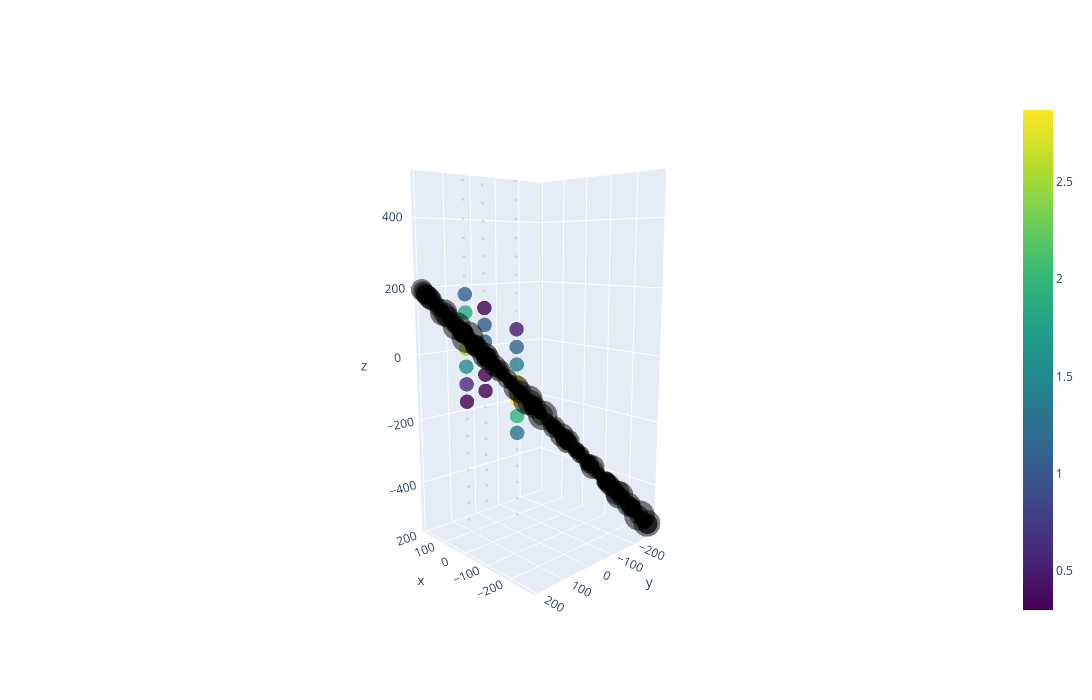
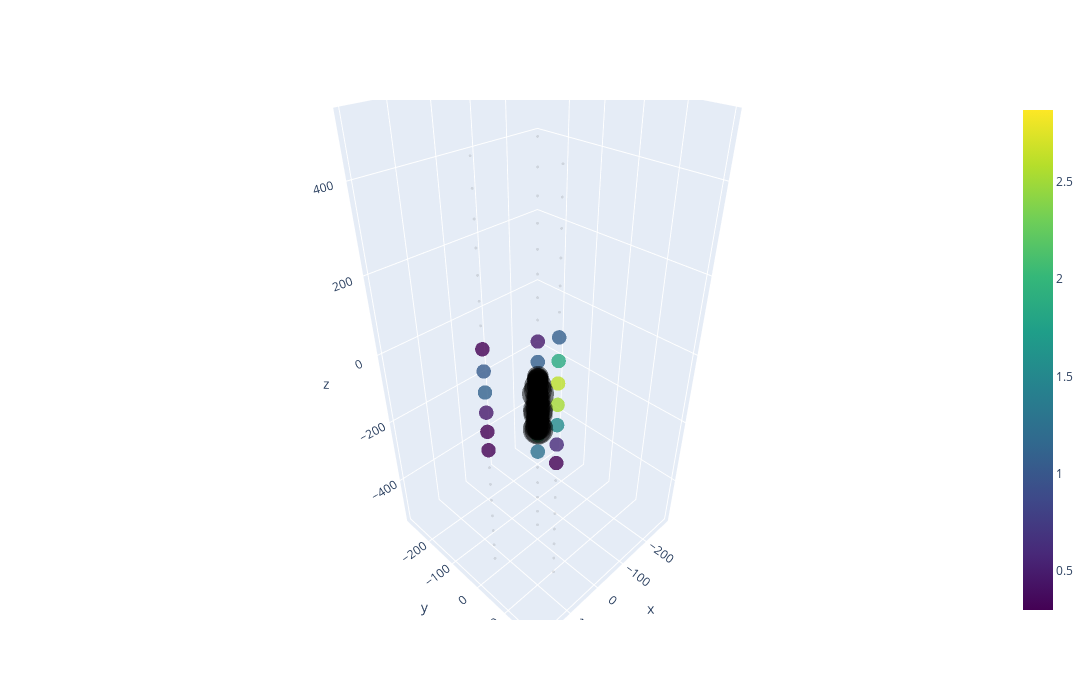

Notebook code for these charts, in order:
### Code cell
plot_event(det, hit_times_track, record=rec_track)

### Figure 1 — Plotly figure (JSON) as saved in the notebook; plotly's stock layout.template omitted (floating-point values rounded to 4 significant figures; data arrays with more than 128 entries replaced by an {"elided": "..."} marker saying what was removed)
{"data": [{"marker": {"color": [1.255, 1.964, 2.869, 2.781, 1.415, 1.079, 0.4771, 0.301, 0.301, 0.4771, 1.114, 1.041, 0.301, 0.301, 0.6021, 1.544, 2.524, 2.617, 1.863, 1.079], "colorscale": [[0, "#440154"], [0.1111, "#482878"], [0.2222, "#3e4989"], [0.3333, "#31688e"], [0.4444, "#26828e"], [0.5556, "#1f9e89"], [0.6667, "#35b779"], [0.7778, "#6ece58"], [0.8889, "#b5de2b"], [1, "#fde725"]], "opacity": 0.8, "showscale": true, "size": 5}, "mode": "markers", "type": "scatter3d", "x": [0, 0, 0, 0, 0, 0, 0, 150, 150, 150, 150, 150, 150, 75, 75, 75, 75, 75, 75, 75], "y": [0, 0, 0, 0, 0, 0, 0, 0, 0, 0, 0, 0, 0, 130, 130, 130, 130, 130, 130, 130], "z": [-236.8, -184.2, -131.6, -78.95, -26.32, 26.32, 78.95, -131.6, -78.95, -26.32, 26.32, 78.95, 131.6, -131.6, -78.95, -26.32, 26.32, 78.95, 131.6, 184.2]}, {"marker": {"color": "black", "colorscale": [[0, "#440154"], [0.1111, "#482878"], [0.2222, "#3e4989"], [0.3333, "#31688e"], [0.4444, "#26828e"], [0.5556, "#1f9e89"], [0.6667, "#35b779"], [0.7778, "#6ece58"], [0.8889, "#b5de2b"], [1, "#fde725"]], "opacity": 0.1, "size": 1}, "mode": "markers", "type": "scatter3d", "x": [0, 0, 0, 0, 0, 0, 0, 0, 0, 0, 0, 0, 0, 150, 150, 150, 150, 150, 150, 150, 150, 150, 150, 150, 150, 150, 150, 75, 75, 75, 75, 75, 75, 75, 75, 75, 75, 75, 75, 75], "y": [0, 0, 0, 0, 0, 0, 0, 0, 0, 0, 0, 0, 0, 0, 0, 0, 0, 0, 0, 0, 0, 0, 0, 0, 0, 0, 0, 130, 130, 130, 130, 130, 130, 130, 130, 130, 130, 130, 130, 130], "z": [-500, -447.4, -394.7, -342.1, -289.5, 131.6, 184.2, 236.8, 289.5, 342.1, 394.7, 447.4, 500, -500, -447.4, -394.7, -342.1, -289.5, -236.8, -184.2, 184.2, 236.8, 289.5, 342.1, 394.7, 447.4, 500, -500, -447.4, -394.7, -342.1, -289.5, -236.8, -184.2, 236.8, 289.5, 342.1, 394.7, 447.4, 500]}, {"marker": {"color": "black", "line": {"width": 0}, "opacity": 0.5, "size": {"elided": "341 float values"}}, "mode": "markers", "type": "scatter3d", "x": {"elided": "341 float values"}, "y": {"elided": "341 float values"}, "z": {"elided": "341 float values"}}], "layout": {"coloraxis": {"colorbar": {"title": {"text": "log10(det. photons)"}}, "showscale": true}, "height": 700, "scene": {"aspectmode": "auto", "aspectratio": {"x": 0.7762, "y": 0.7762, "z": 1.66}, "camera": {"center": {"x": 0, "y": 0, "z": 0}, "eye": {"x": -2.026, "y": 1.918, "z": 0.493}, "projection": {"type": "perspective"}, "up": {"x": 0, "y": 0, "z": 1}}}, "showlegend": false, "width": 1400}}

### Figure 2 — Plotly figure (JSON) as saved in the notebook; plotly's stock layout.template omitted (floating-point values rounded to 4 significant figures; data arrays with more than 128 entries replaced by an {"elided": "..."} marker saying what was removed)
{"data": [{"marker": {"color": [1.255, 1.964, 2.869, 2.781, 1.415, 1.079, 0.4771, 0.301, 0.301, 0.4771, 1.114, 1.041, 0.301, 0.301, 0.6021, 1.544, 2.524, 2.617, 1.863, 1.079], "colorscale": [[0, "#440154"], [0.1111, "#482878"], [0.2222, "#3e4989"], [0.3333, "#31688e"], [0.4444, "#26828e"], [0.5556, "#1f9e89"], [0.6667, "#35b779"], [0.7778, "#6ece58"], [0.8889, "#b5de2b"], [1, "#fde725"]], "opacity": 0.8, "showscale": true, "size": 5}, "mode": "markers", "type": "scatter3d", "x": [0, 0, 0, 0, 0, 0, 0, 150, 150, 150, 150, 150, 150, 75, 75, 75, 75, 75, 75, 75], "y": [0, 0, 0, 0, 0, 0, 0, 0, 0, 0, 0, 0, 0, 130, 130, 130, 130, 130, 130, 130], "z": [-236.8, -184.2, -131.6, -78.95, -26.32, 26.32, 78.95, -131.6, -78.95, -26.32, 26.32, 78.95, 131.6, -131.6, -78.95, -26.32, 26.32, 78.95, 131.6, 184.2]}, {"marker": {"color": "black", "colorscale": [[0, "#440154"], [0.1111, "#482878"], [0.2222, "#3e4989"], [0.3333, "#31688e"], [0.4444, "#26828e"], [0.5556, "#1f9e89"], [0.6667, "#35b779"], [0.7778, "#6ece58"], [0.8889, "#b5de2b"], [1, "#fde725"]], "opacity": 0.1, "size": 1}, "mode": "markers", "type": "scatter3d", "x": [0, 0, 0, 0, 0, 0, 0, 0, 0, 0, 0, 0, 0, 150, 150, 150, 150, 150, 150, 150, 150, 150, 150, 150, 150, 150, 150, 75, 75, 75, 75, 75, 75, 75, 75, 75, 75, 75, 75, 75], "y": [0, 0, 0, 0, 0, 0, 0, 0, 0, 0, 0, 0, 0, 0, 0, 0, 0, 0, 0, 0, 0, 0, 0, 0, 0, 0, 0, 130, 130, 130, 130, 130, 130, 130, 130, 130, 130, 130, 130, 130], "z": [-500, -447.4, -394.7, -342.1, -289.5, 131.6, 184.2, 236.8, 289.5, 342.1, 394.7, 447.4, 500, -500, -447.4, -394.7, -342.1, -289.5, -236.8, -184.2, 184.2, 236.8, 289.5, 342.1, 394.7, 447.4, 500, -500, -447.4, -394.7, -342.1, -289.5, -236.8, -184.2, 236.8, 289.5, 342.1, 394.7, 447.4, 500]}, {"marker": {"color": "black", "line": {"width": 0}, "opacity": 0.5, "size": {"elided": "341 float values"}}, "mode": "markers", "type": "scatter3d", "x": {"elided": "341 float values"}, "y": {"elided": "341 float values"}, "z": {"elided": "341 float values"}}], "layout": {"coloraxis": {"colorbar": {"title": {"text": "log10(det. photons)"}}, "showscale": true}, "height": 700, "scene": {"aspectmode": "auto", "aspectratio": {"x": 0.7762, "y": 0.7762, "z": 1.66}}, "showlegend": false, "width": 1400}}
